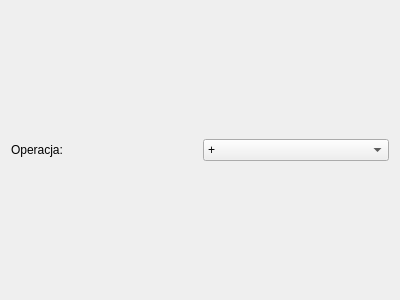
<?xml version="1.0" encoding="UTF-8"?>
<ui version="4.0">
 <class>OperatorParamWidget</class>
 <widget class="QWidget" name="OperatorParamWidget">
  <property name="geometry">
   <rect>
    <x>0</x>
    <y>0</y>
    <width>400</width>
    <height>300</height>
   </rect>
  </property>
  <property name="windowTitle">
   <string>Form</string>
  </property>
  <layout class="QGridLayout" name="gridLayout">
   <item row="0" column="0">
    <widget class="QLabel" name="label">
     <property name="text">
      <string>Operacja:</string>
     </property>
    </widget>
   </item>
   <item row="0" column="1">
    <widget class="QComboBox" name="comboBox">
     <item>
      <property name="text">
       <string>+</string>
      </property>
     </item>
     <item>
      <property name="text">
       <string>-</string>
      </property>
     </item>
     <item>
      <property name="text">
       <string>==</string>
      </property>
     </item>
     <item>
      <property name="text">
       <string>=</string>
      </property>
     </item>
     <item>
      <property name="text">
       <string>&gt;</string>
      </property>
     </item>
     <item>
      <property name="text">
       <string>&lt;</string>
      </property>
     </item>
     <item>
      <property name="text">
       <string>&gt;=</string>
      </property>
     </item>
     <item>
      <property name="text">
       <string>&lt;=</string>
      </property>
     </item>
     <item>
      <property name="text">
       <string>!</string>
      </property>
     </item>
    </widget>
   </item>
  </layout>
 </widget>
 <resources/>
 <connections/>
</ui>
